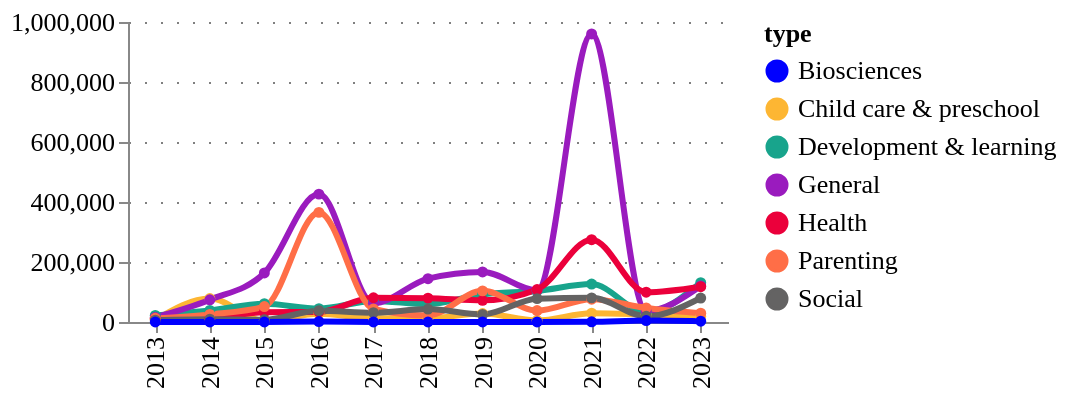

Notebook cell for this chart:
### Code cell
fig = pu.ts_smooth(
    tech_applications_ts,
    tech_applications_ts[column].unique(),
    variable= "amount",
    variable_title = "",
    category_column = column,
    width = 300,
    height = 150,
    legend_orient='right',
)
pu.configure_plots(fig)

### Figure 1 — Vega-Lite specification as saved in the notebook (floating-point values rounded to 4 significant figures)
{"config": {"title": {"font": "Averta", "anchor": "start"}, "subtitle": {"font": "Averta"}, "axis": {"labelFont": "Averta", "titleFont": "Averta", "gridColor": "grey", "gridDash": [1, 7], "labelFontSize": 13, "titleFontSize": 13}, "header": {"labelFont": "Averta", "titleFont": "Averta"}, "legend": {"labelFont": "Averta", "titleFont": "Averta", "labelFontSize": 13, "titleFontSize": 13}, "range": {"category": ["#0000FF", "#FDB633", "#18A48C", "#9A1BBE", "#EB003B", "#FF6E47", "#646363", "#0F294A", "#97D9E3", "#A59BEE", "#F6A4B7", "#D2C9C0", "#FFFFFF", "#000000"], "ordinal": {"scheme": ["#0000FF", "#FDB633", "#18A48C", "#9A1BBE", "#EB003B", "#FF6E47", "#646363", "#0F294A", "#97D9E3", "#A59BEE", "#F6A4B7", "#D2C9C0", "#FFFFFF", "#000000"]}}, "view": {"strokeWidth": 0}}, "data": {"name": "data-0a2c1648f98b67f4db782e939d63761a"}, "mark": {"type": "line", "interpolate": "monotone", "point": {"filled": true, "size": 30}, "size": 3, "strokeDash": [0]}, "encoding": {"color": {"field": "type", "legend": {"orient": "right"}, "type": "nominal"}, "tooltip": [{"field": "year", "title": "Year", "type": "ordinal"}, {"field": "type", "type": "nominal"}, {"field": "amount", "format": ".3f", "title": "", "type": "quantitative"}], "x": {"field": "year", "title": "", "type": "ordinal"}, "y": {"field": "amount", "title": "", "type": "quantitative"}}, "height": 150, "title": {"anchor": "start", "text": "", "fontSize": 14, "subtitle": "", "subtitleFont": "Averta", "subtitleFontSize": 13}, "width": 300, "$schema": "https://vega.github.io/schema/vega-lite/v4.17.0.json", "datasets": {"data-0a2c1648f98b67f4db782e939d63761a": [{"year": 2013, "type": "Child care & preschool", "counts": 13.0, "counts_prop": 0.01, "amount": 7098.0, "amount_prop": 0.002}, {"year": 2014, "type": "Child care & preschool", "counts": 12.0, "counts_prop": 0.009, "amount": 78260.0, "amount_prop": 0.021}, {"year": 2015, "type": "Child care & preschool", "counts": 17.0, "counts_prop": 0.013, "amount": 4694.0, "amount_prop": 0.001}, {"year": 2016, "type": "Child care & preschool", "counts": 23.0, "counts_prop": 0.017, "amount": 27890.0, "amount_prop": 0.007}, {"year": 2017, "type": "Child care & preschool", "counts": 25.0, "counts_prop": 0.019, "amount": 12550.0, "amount_prop": 0.003}, {"year": 2018, "type": "Child care & preschool", "counts": 17.0, "counts_prop": 0.013, "amount": 12710.0, "amount_prop": 0.003}, {"year": 2019, "type": "Child care & preschool", "counts": 16.0, "counts_prop": 0.012, "amount": 28240.0, "amount_prop": 0.008}, {"year": 2020, "type": "Child care & preschool", "counts": 11.0, "counts_prop": 0.008, "amount": 5185.0, "amount_prop": 0.001}, {"year": 2021, "type": "Child care & preschool", "counts": 16.0, "counts_prop": 0.012, "amount": 29320.0, "amount_prop": 0.008}, {"year": 2022, "type": "Child care & preschool", "counts": 13.0, "counts_prop": 0.01, "amount": 24590.0, "amount_prop": 0.007}, {"year": 2023, "type": "Child care & preschool", "counts": 4.0, "counts_prop": 0.003, "amount": 18750.0, "amount_prop": 0.005}, {"year": 2013, "type": "Development & learning", "counts": 38.0, "counts_prop": 0.028, "amount": 21960.0, "amount_prop": 0.006}, {"year": 2014, "type": "Development & learning", "counts": 36.0, "counts_prop": 0.027, "amount": 38350.0, "amount_prop": 0.01}, {"year": 2015, "type": "Development & learning", "counts": 37.0, "counts_prop": 0.028, "amount": 60860.0, "amount_prop": 0.016}, {"year": 2016, "type": "Development & learning", "counts": 38.0, "counts_prop": 0.028, "amount": 44550.0, "amount_prop": 0.012}, {"year": 2017, "type": "Development & learning", "counts": 52.0, "counts_prop": 0.039, "amount": 70410.0, "amount_prop": 0.019}, {"year": 2018, "type": "Development & learning", "counts": 48.0, "counts_prop": 0.036, "amount": 59570.0, "amount_prop": 0.016}, {"year": 2019, "type": "Development & learning", "counts": 45.0, "counts_prop": 0.034, "amount": 92320.0, "amount_prop": 0.025}, {"year": 2020, "type": "Development & learning", "counts": 35.0, "counts_prop": 0.026, "amount": 103500.0, "amount_prop": 0.028}, {"year": 2021, "type": "Development & learning", "counts": 38.0, "counts_prop": 0.028, "amount": 126400.0, "amount_prop": 0.034}, {"year": 2022, "type": "Development & learning", "counts": 19.0, "counts_prop": 0.014, "amount": 31940.0, "amount_prop": 0.009}, {"year": 2023, "type": "Development & learning", "counts": 12.0, "counts_prop": 0.009, "amount": 131200.0, "amount_prop": 0.035}, {"year": 2013, "type": "General", "counts": 37.0, "counts_prop": 0.028, "amount": 15380.0, "amount_prop": 0.004}, {"year": 2014, "type": "General", "counts": 53.0, "counts_prop": 0.039, "amount": 74160.0, "amount_prop": 0.02}, {"year": 2015, "type": "General", "counts": 60.0, "counts_prop": 0.045, "amount": 163400.0, "amount_prop": 0.044}, {"year": 2016, "type": "General", "counts": 61.0, "counts_prop": 0.045, "amount": 426300.0, "amount_prop": 0.114}, {"year": 2017, "type": "General", "counts": 52.0, "counts_prop": 0.039, "amount": 62090.0, "amount_prop": 0.017}, {"year": 2018, "type": "General", "counts": 57.0, "counts_prop": 0.042, "amount": 144500.0, "amount_prop": 0.039}, {"year": 2019, "type": "General", "counts": 53.0, "counts_prop": 0.039, "amount": 167000.0, "amount_prop": 0.045}, {"year": 2020, "type": "General", "counts": 55.0, "counts_prop": 0.041, "amount": 106000.0, "amount_prop": 0.028}, {"year": 2021, "type": "General", "counts": 65.0, "counts_prop": 0.048, "amount": 960000.0, "amount_prop": 0.256}, {"year": 2022, "type": "General", "counts": 37.0, "counts_prop": 0.028, "amount": 36420.0, "amount_prop": 0.01}, {"year": 2023, "type": "General", "counts": 23.0, "counts_prop": 0.017, "amount": 119900.0, "amount_prop": 0.032}, {"year": 2013, "type": "Health", "counts": 26.0, "counts_prop": 0.019, "amount": 10620.0, "amount_prop": 0.003}, {"year": 2014, "type": "Health", "counts": 28.0, "counts_prop": 0.021, "amount": 13500.0, "amount_prop": 0.004}, {"year": 2015, "type": "Health", "counts": 38.0, "counts_prop": 0.028, "amount": 32750.0, "amount_prop": 0.009}, {"year": 2016, "type": "Health", "counts": 46.0, "counts_prop": 0.034, "amount": 33370.0, "amount_prop": 0.009}, {"year": 2017, "type": "Health", "counts": 38.0, "counts_prop": 0.028, "amount": 80830.0, "amount_prop": 0.022}, {"year": 2018, "type": "Health", "counts": 39.0, "counts_prop": 0.029, "amount": 79560.0, "amount_prop": 0.021}, {"year": 2019, "type": "Health", "counts": 56.0, "counts_prop": 0.042, "amount": 72090.0, "amount_prop": 0.019}, {"year": 2020, "type": "Health", "counts": 35.0, "counts_prop": 0.026, "amount": 108300.0, "amount_prop": 0.029}, {"year": 2021, "type": "Health", "counts": 59.0, "counts_prop": 0.044, "amount": 274500.0, "amount_prop": 0.073}, {"year": 2022, "type": "Health", "counts": 34.0, "counts_prop": 0.025, "amount": 99200.0, "amount_prop": 0.026}, {"year": 2023, "type": "Health", "counts": 21.0, "counts_prop": 0.016, "amount": 117600.0, "amount_prop": 0.031}, {"year": 2013, "type": "Parenting", "counts": 31.0, "counts_prop": 0.023, "amount": 12190.0, "amount_prop": 0.003}, {"year": 2014, "type": "Parenting", "counts": 29.0, "counts_prop": 0.022, "amount": 25260.0, "amount_prop": 0.007}, {"year": 2015, "type": "Parenting", "counts": 30.0, "counts_prop": 0.022, "amount": 51330.0, "amount_prop": 0.014}, {"year": 2016, "type": "Parenting", "counts": 45.0, "counts_prop": 0.034, "amount": 365400.0, "amount_prop": 0.098}, {"year": 2017, "type": "Parenting", "counts": 44.0, "counts_prop": 0.033, "amount": 43430.0, "amount_prop": 0.012}, {"year": 2018, "type": "Parenting", "counts": 32.0, "counts_prop": 0.024, "amount": 21890.0, "amount_prop": 0.006}, {"year": 2019, "type": "Parenting", "counts": 37.0, "counts_prop": 0.028, "amount": 103800.0, "amount_prop": 0.028}, {"year": 2020, "type": "Parenting", "counts": 30.0, "counts_prop": 0.022, "amount": 38060.0, "amount_prop": 0.01}, {"year": 2021, "type": "Parenting", "counts": 33.0, "counts_prop": 0.025, "amount": 76020.0, "amount_prop": 0.02}, {"year": 2022, "type": "Parenting", "counts": 14.0, "counts_prop": 0.01, "amount": 46700.0, "amount_prop": 0.012}, {"year": 2023, "type": "Parenting", "counts": 8.0, "counts_prop": 0.006, "amount": 29300.0, "amount_prop": 0.008}, {"year": 2013, "type": "Social", "counts": 16.0, "counts_prop": 0.012, "amount": 6314.0, "amount_prop": 0.002}, {"year": 2014, "type": "Social", "counts": 17.0, "counts_prop": 0.013, "amount": 9384.0, "amount_prop": 0.003}, {"year": 2015, "type": "Social", "counts": 14.0, "counts_prop": 0.01, "amount": 7278.0, "amount_prop": 0.002}, {"year": 2016, "type": "Social", "counts": 23.0, "counts_prop": 0.017, "amount": 37600.0, "amount_prop": 0.01}, {"year": 2017, "type": "Social", "counts": 30.0, "counts_prop": 0.022, "amount": 31020.0, "amount_prop": 0.008}, {"year": 2018, "type": "Social", "counts": 19.0, "counts_prop": 0.014, "amount": 42990.0, "amount_prop": 0.011}, {"year": 2019, "type": "Social", "counts": 14.0, "counts_prop": 0.01, "amount": 25370.0, "amount_prop": 0.007}, {"year": 2020, "type": "Social", "counts": 17.0, "counts_prop": 0.013, "amount": 77880.0, "amount_prop": 0.021}, {"year": 2021, "type": "Social", "counts": 16.0, "counts_prop": 0.012, "amount": 80430.0, "amount_prop": 0.021}, {"year": 2022, "type": "Social", "counts": 12.0, "counts_prop": 0.009, "amount": 19000.0, "amount_prop": 0.005}, {"year": 2023, "type": "Social", "counts": 5.0, "counts_prop": 0.004, "amount": 79890.0, "amount_prop": 0.021}, {"year": 2013, "type": "Biosciences", "counts": 0.0, "counts_prop": 0.0, "amount": 0.0, "amount_prop": 0.0}, {"year": 2014, "type": "Biosciences", "counts": 2.0, "counts_prop": 0.001, "amount": 0.0, "amount_prop": 0.0}, {"year": 2015, "type": "Biosciences", "counts": 1.0, "counts_prop": 0.001, "amount": 0.0, "amount_prop": 0.0}, {"year": 2016, "type": "Biosciences", "counts": 1.0, "counts_prop": 0.001, "amount": 1472.0, "amount_prop": 0.0}, {"year": 2017, "type": "Biosciences", "counts": 2.0, "counts_prop": 0.001, "amount": 232.1, "amount_prop": 0.0}, {"year": 2018, "type": "Biosciences", "counts": 1.0, "counts_prop": 0.001, "amount": 0.0, "amount_prop": 0.0}, {"year": 2019, "type": "Biosciences", "counts": 1.0, "counts_prop": 0.001, "amount": 213.6, "amount_prop": 0.0}, {"year": 2020, "type": "Biosciences", "counts": 0.0, "counts_prop": 0.0, "amount": 0.0, "amount_prop": 0.0}, {"year": 2021, "type": "Biosciences", "counts": 1.0, "counts_prop": 0.001, "amount": 657.8, "amount_prop": 0.0}, {"year": 2022, "type": "Biosciences", "counts": 4.0, "counts_prop": 0.003, "amount": 4896.0, "amount_prop": 0.001}, {"year": 2023, "type": "Biosciences", "counts": 2.0, "counts_prop": 0.001, "amount": 2684.0, "amount_prop": 0.001}]}}
